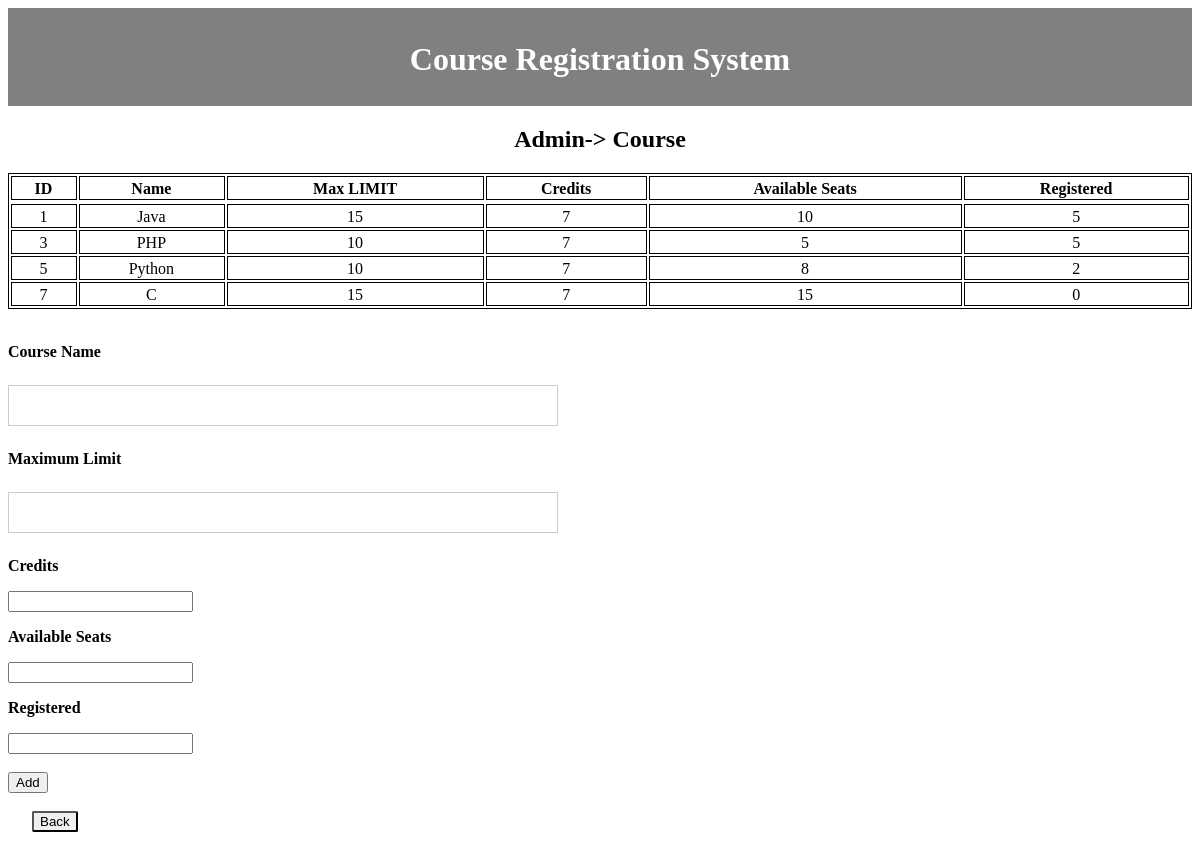
/admincourse.php, run on the app's committed database.
### tables this page shows
CREATE TABLE `course` (
  `cid` int(11) NOT NULL,
  `cname` varchar(50) NOT NULL,
  `maxlimit` int(11) NOT NULL,
  `credits` int(11) NOT NULL,
  `available_seats` int(11) NOT NULL,
  `registered` int(11) NOT NULL
);

### admincourse.php (the view, shortened to what this page needs)
<?php
include 'database.php';
$sql = 'SELECT *
		FROM course';
$query = mysqli_query($con, $sql);
?>
<html>
<body >
    <div style="background-color: grey; color: white; padding-top: 12px; padding-bottom: 6px;text-align:center;">
        <h1> Course Registration System</h1>
    </div>
<h2 style="text-align:center;">Admin-> Course</h2>
<table class="data-table">
		<thead>
			<tr>
				<th>ID</th>
				<th>Name</th>
				<th>Max LIMIT</th>
				<th>Credits</th>
				<th>Available Seats</th>
				<th>Registered</th>
			</tr>
		</thead>
		<tbody>
		<?php
		while ($row = mysqli_fetch_array($query))
		{
			echo '<tr>
					<td>'.$row['cid'].'</td>
					<td>'.$row['cname'].'</td>
					<td>'.$row['maxlimit'].'</td>
					<td>'.$row['credits'].'</td>
					<td>'.$row['available_seats'].'</td>
					<td>'.$row['registered'].'</td>
				</tr>';
		}?>
            	</tbody>
	</table>
    <br>
<form method="POST" action="upload3.php" enctype="multipart/form-data">
    <p><b>Course Name</b></p>
    <input type="text" name="cname" id="cname">
      <p><b>Maximum Limit</b></p>
    <input type="text" name="maxlimit" id="maxlimit">
    <br/>
      <p><b>Credits</b></p>
    <input type="number" name="credits" id="credits">
    <br/>
      <p><b>Available Seats</b></p>
    <input type="number" name="available_seats" id="available_seats">
    <br/>
    <p><b>Registered</b></p>
    <input type="number" name="registered" id="registered">
    <br/><br>
    <input type="submit" name="submit" value="Add"/><br><br>
    <input type='button'value='Back' class="btn" onclick="document.location.href='admin.php';"/>
</form>
</body>
</html>

### admincourse.php (style rules this page uses)
input[type=text], input[type=password] { width: 550px; padding: 12px 20px; margin: 8px 0; display: inline-block; border: 1px solid #ccc; box-sizing: border-box; }
input[type=button] { border-radius: 2px; margin-left: 24px; }
table { width:100%; text-align:center; border: 1px solid black; }
td,th { border: 1px solid black; padding: 3px 2px 1px 1px; }

### data on the page
course: cid "1", cname "Java", maxlimit "15", credits "7", available_seats "10", registered "5"
course: cid "3", cname "PHP", maxlimit "10", credits "7", available_seats "5", registered "5"
course: cid "5", cname "Python", maxlimit "10", credits "7", available_seats "8", registered "2"
course: cid "7", cname "C", maxlimit "15", credits "7", available_seats "15", registered "0"
